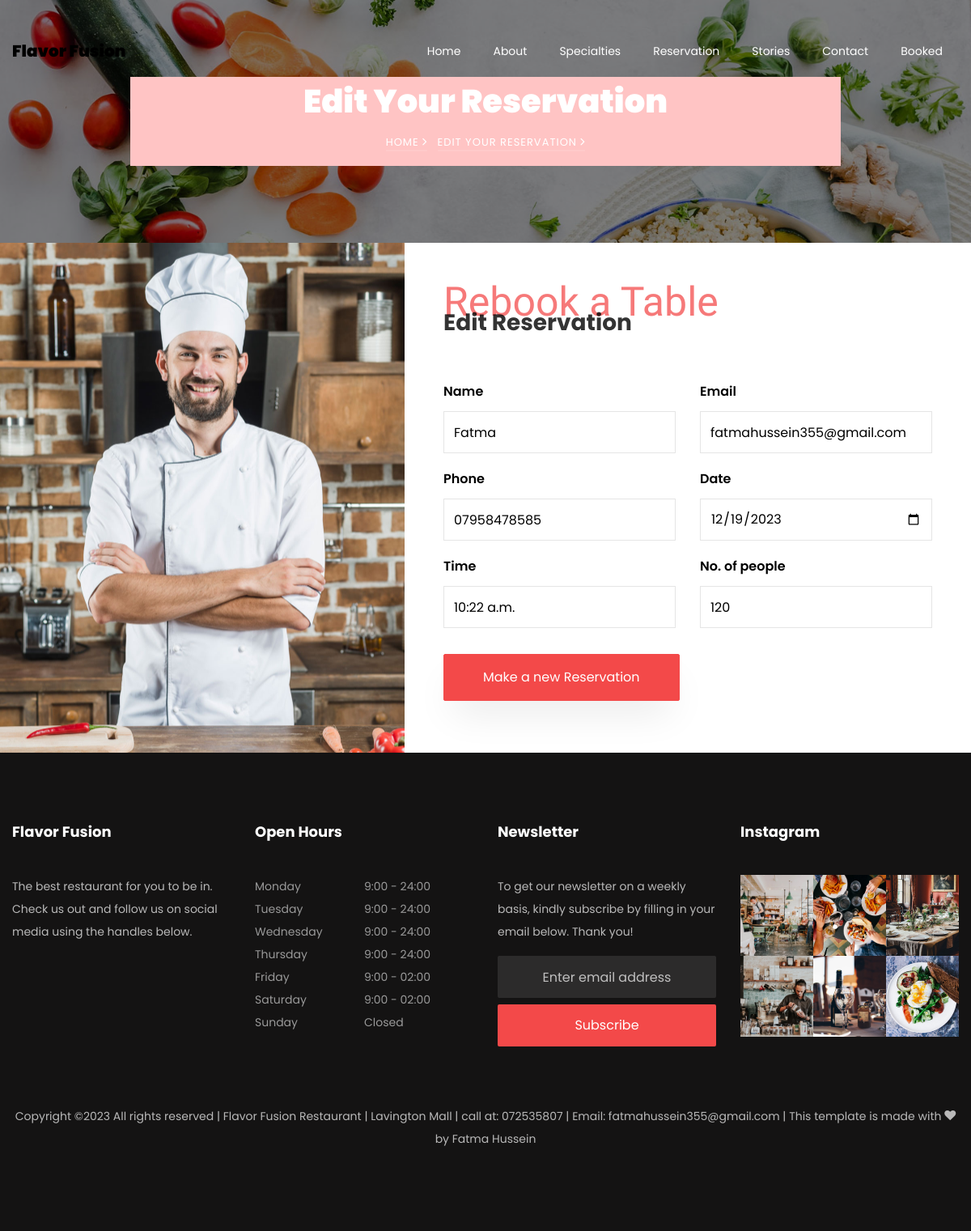
The app's page /edit/7 with its own data.
### restaurant/models.py (models this page shows, shortened)
class Customer(models.Model):
    name = models.CharField(max_length=150, blank=False)
    email = models.EmailField()
    phone = models.CharField(max_length=100)
    date = models.CharField(max_length=10, default='dd/mm/yyyy')
    time = models.TimeField(max_length=50, default=timezone.now)
    person = models.IntegerField()

### restaurant/views.py (the view, shortened to what this page needs)
# urls.py: path('edit/<id>', views.edit, name='edit'),
def edit(request, id):
    satisfied_customer = Customer.objects.get(id=id)
    return render(request, 'edit.html', {'Customer':satisfied_customer})
    return redirect("/booked")

### restaurant/templates/edit.html (shortened to what this page needs)
{% extends 'common.html' %}
{% load static %}
{% block body %}
    <section class="hero-wrap hero-wrap-2" style="background-image: url('{% static 'images/bg_4.jpg' %}');" data-stellar-background-ratio="0.5">
      <div class="container">
        <div class="row no-gutters slider-text align-items-center justify-content-center">
          <div class="col-md-9 ftco-animate text-center" style="background: #ffc4c4" >
            <h1 class="mb-2 bread">Edit Your Reservation</h1>
            <p class="breadcrumbs"><span class="mr-2"><a href="index.html">Home <i class="ion-ios-arrow-forward"></i></a></span> <span>Edit Your Reservation <i class="ion-ios-arrow-forward"></i></span></p>
          </div>
        </div>
      </div>
    </section>
		<section class="ftco-section ftco-no-pt ftco-no-pb">
			<div class="container">
				<div class="row d-flex">
          <div class="col-md-5 ftco-animate img img-2" style="background-image: url({% static 'images/bg_6.jpg' %});"></div>
          <div class="col-md-7 ftco-animate makereservation p-4 p-md-5">
          	<div class="heading-section ftco-animate mb-5">
	          	<span class="subheading">Rebook a Table</span>
	            <h2 class="mb-4">Edit Reservation</h2>
	          </div>
            <form action="/edit/{{ Customer.id }}" method="POST">
              <div class="row">
                <div class="col-md-6">
                  <div class="form-group">
                    <label for="">Name</label>
                    <input type="text" class="form-control" placeholder="Your Name" name="name" value="{{ Customer.name }}">
                  </div>
                </div>
                <div class="col-md-6">
                  <div class="form-group">
                    <label for="">Email</label>
                    <input type="email" class="form-control" placeholder="Your Email" name="email" value="{{ Customer.email }}">
                  </div>
                </div>
                <div class="col-md-6">
                  <div class="form-group">
                    <label for="">Phone</label>
                    <input type="text" class="form-control" placeholder="Phone" name="phone" value="{{ Customer.phone }}">
                  </div>
                </div>
                <div class="col-md-6">
                  <div class="form-group">
                    <label for="">Date</label>
                    <input type="date" class="form-control" placeholder="Date" name="datetime" value="{{ Customer.date }}">
                  </div>
                </div>
                <div class="col-md-6">
                  <div class="form-group">
                    <label for="">Time</label>
                    <input type="text" class="form-control" placeholder="Time" name="time" value="{{ Customer.time}}">
                  </div>
                </div>
                <div class="col-md-6">
                  <div class="form-group">
                    <label for="">No. of people</label>
                      <input type="number" name="person" class="form-control" placeholder="e.g 2" value="{{ Customer.person }}">
                    </div>
                  </div>
                <div class="col-md-12 mt-3">
                  <div class="form-group">
                    <input type="submit" value="Make a new Reservation" class="btn btn-primary py-3 px-5">
                  </div>
                </div>
              </div>
            </form>
          </div>
        </div>
			</div>
		</section>
{% endblock %}

### records on screen
Customer: name "Fatma", email "fatmahussein355@gmail.com", phone "07958478585", datetime "12/19/2023", time "10:22 a.m.", person "120"
